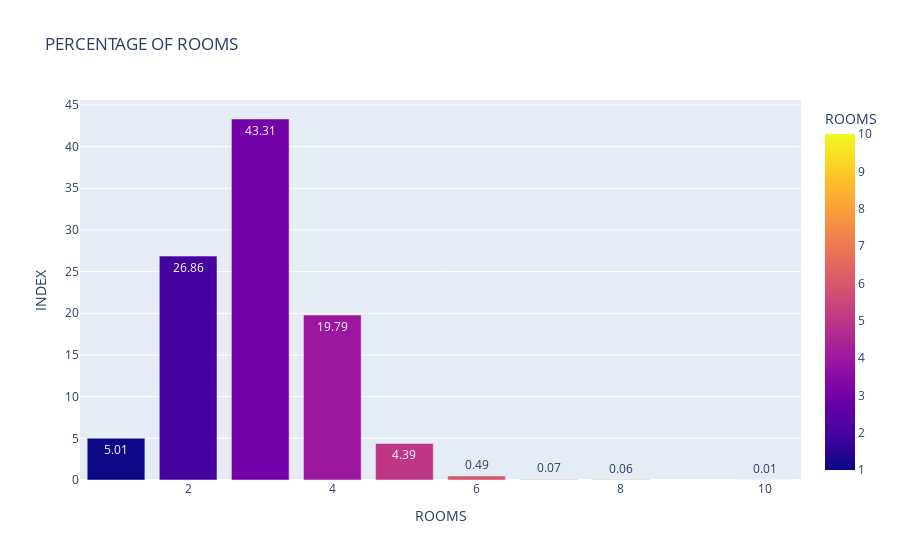

The notebook cell this image was saved under:
### Code cell
plt.figure(figsize = (30,20))
fig = px.bar(rooms_per, y = rooms_per, x = rooms_per.index, text = rooms_per.values,
             color = rooms_per.index, labels = {'y': 'INDEX', 'index': 'ROOMS'},
             title = "PERCENTAGE OF ROOMS", color_discrete_sequence = px.colors.sequential.RdBu)
fig.show()

### Figure 1 — Plotly figure (JSON) as saved in the notebook; plotly's stock layout.template omitted (floating-point values rounded to 4 significant figures)
{"data": [{"alignmentgroup": "True", "hovertemplate": "ROOMS=%{marker.color}<br>INDEX=%{y}<br>text=%{text}<extra></extra>", "legendgroup": "", "marker": {"color": [3, 2, 4, 1, 5, 6, 7, 8, 10], "coloraxis": "coloraxis"}, "name": "", "offsetgroup": "", "orientation": "v", "showlegend": false, "text": [43.31, 26.86, 19.79, 5.01, 4.39, 0.49, 0.07, 0.06, 0.01], "textposition": "auto", "type": "bar", "x": [3, 2, 4, 1, 5, 6, 7, 8, 10], "xaxis": "x", "y": [43.31, 26.86, 19.79, 5.01, 4.39, 0.49, 0.07, 0.06, 0.01], "yaxis": "y"}], "layout": {"barmode": "relative", "coloraxis": {"colorbar": {"title": {"text": "ROOMS"}}, "colorscale": [[0, "#0d0887"], [0.1111, "#46039f"], [0.2222, "#7201a8"], [0.3333, "#9c179e"], [0.4444, "#bd3786"], [0.5556, "#d8576b"], [0.6667, "#ed7953"], [0.7778, "#fb9f3a"], [0.8889, "#fdca26"], [1, "#f0f921"]]}, "legend": {"tracegroupgap": 0}, "title": {"text": "PERCENTAGE OF ROOMS"}, "xaxis": {"anchor": "y", "domain": [0, 1], "title": {"text": "ROOMS"}}, "yaxis": {"anchor": "x", "domain": [0, 1], "title": {"text": "INDEX"}}}}
